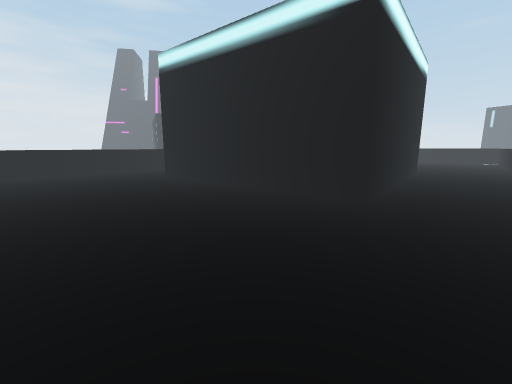
[1] (above)

17 first-person views from a walk through a scene from a Unity 3-D project. The camera is 1.2 m above the floor, tilts 10° down and sees 90° across. The floor is counted in squares, 1 m on a side. Each view is taken from the middle of a square. On the plan, view 1 faces up. The plan holds only what a view shows up to about 12 squares ahead; the rest is blank. The place goes on beyond the plan. Some animated figures are not drawn.

[2]
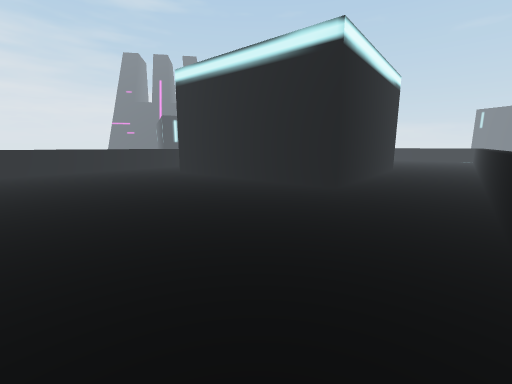

[3]
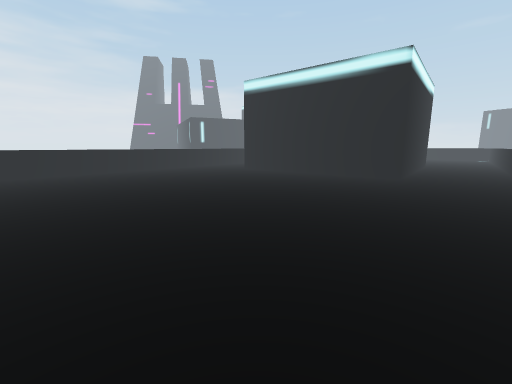

[4]
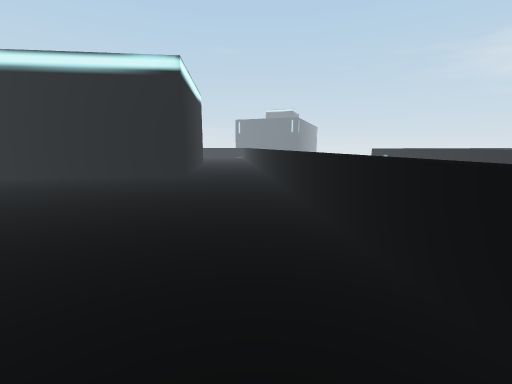

[5]
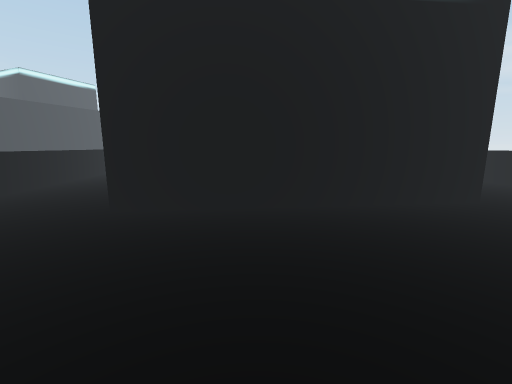

[6]
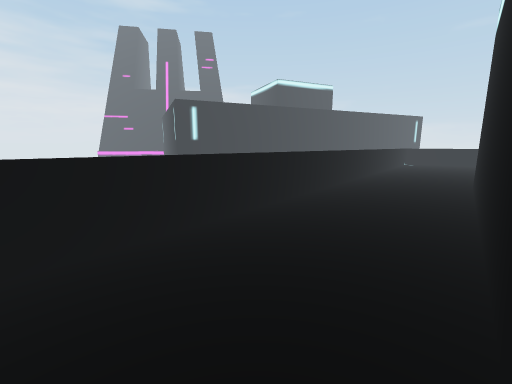

[7]
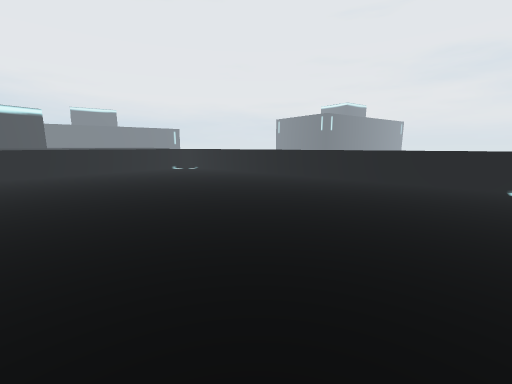

[8]
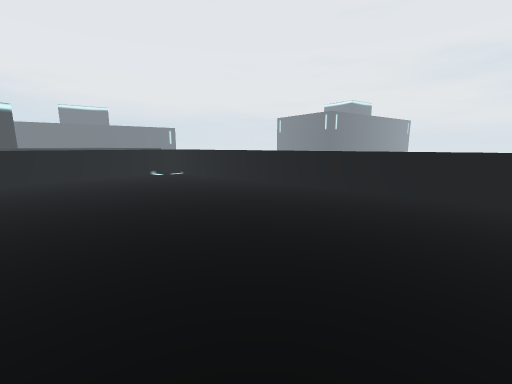

[9]
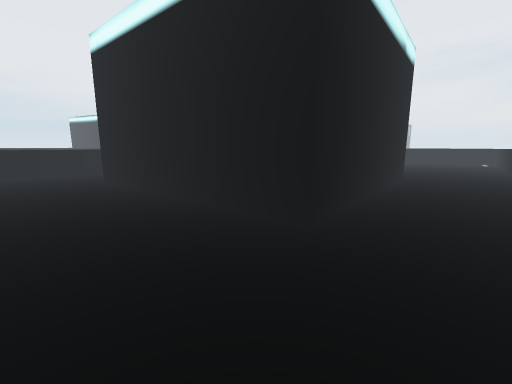

[10]
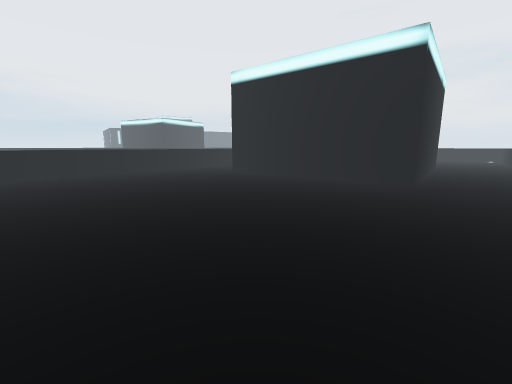

[11]
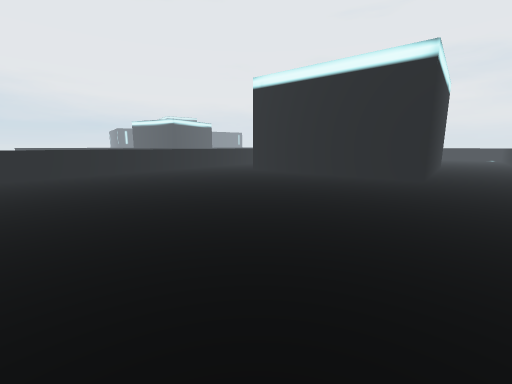

[12]
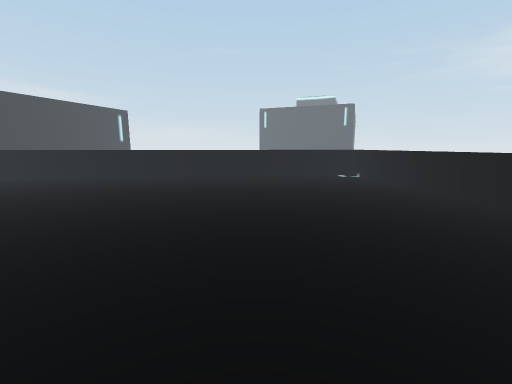

[13]
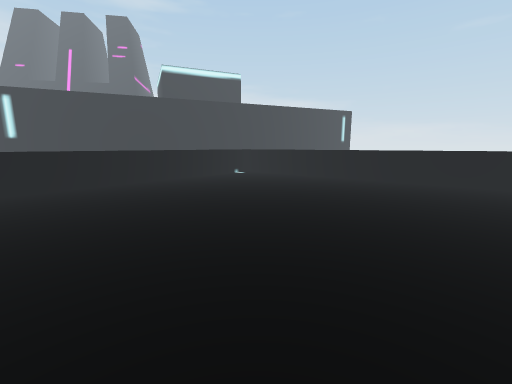

[14]
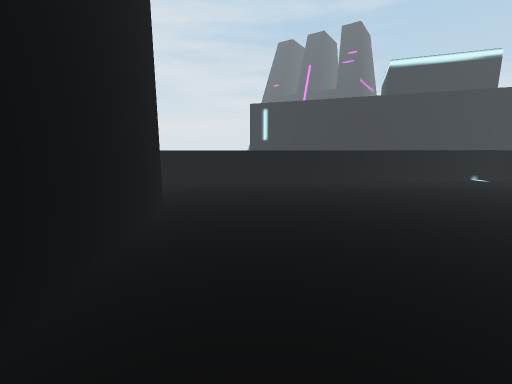

[15]
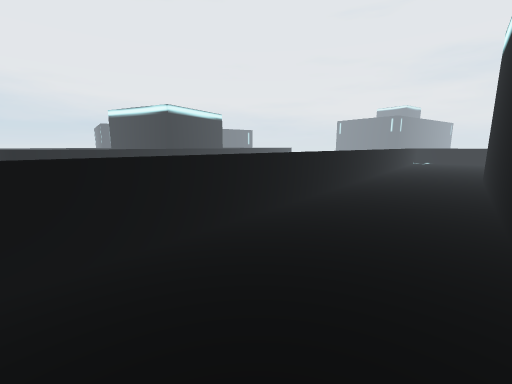

[16]
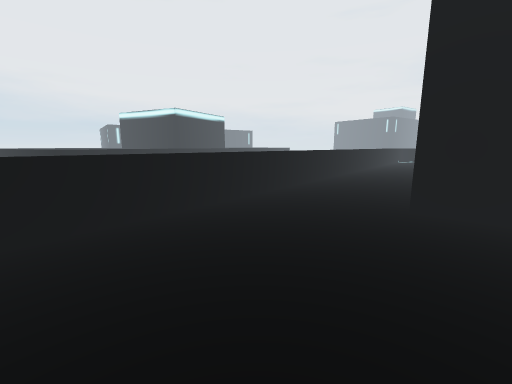

[17]
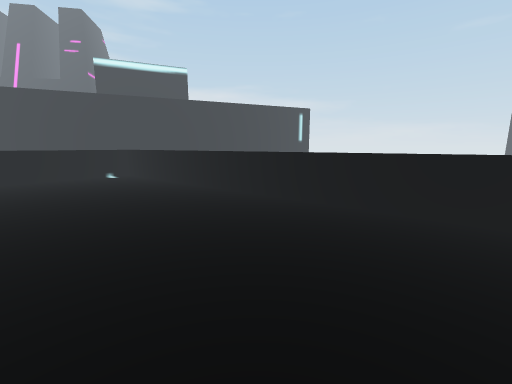

### Floor plan
Points are (right, up) in squares from view 1. A wall is a line through its corners. A room is listed if a view was taken in it or the views show most of it. See-through windows are left out.
Room 1 (views 1, 2, 3, 4, 5, 6, 7, 8)
walls: (-12.8, 3.4) (-2, -5.3) (10.2, 9.8); (7.2, 11.4) (2.3, 5.4) (-3.6, 10.2) (1.2, 16.2); (-1, 18.8) (-12.1, 5.1)
ways out: opening at (0, 17.3) to room 2; opening at (8.5, 10.5) to room 2
Room 2 (views 9, 10, 11, 12, 13, 14, 15, 16, 17)
walls: (1.2, 16.2) (7.2, 11.4); (10.2, 9.8) (16.7, 17.9) (5.5, 26.9) (-1, 18.8)
ways out: opening at (0, 17.3) to room 1; opening at (8.5, 10.5) to room 1

Positions as (right, up) in squares from view 1, and headings:
1: (0, 0), facing up
2: (0, -2), facing up
3: (-3, -4), facing up
4: (-3, -4), facing up-right
5: (-5, 5), facing up-right
6: (-5, 9), facing up
7: (-6, 10), facing down
8: (-6, 7), facing down
9: (2, 20), facing down
10: (6, 24), facing down
11: (7, 25), facing down
12: (6, 13), facing up-right
13: (6, 14), facing up
14: (6, 14), facing up-left
15: (10, 14), facing down
16: (10, 16), facing down
17: (11, 16), facing up
